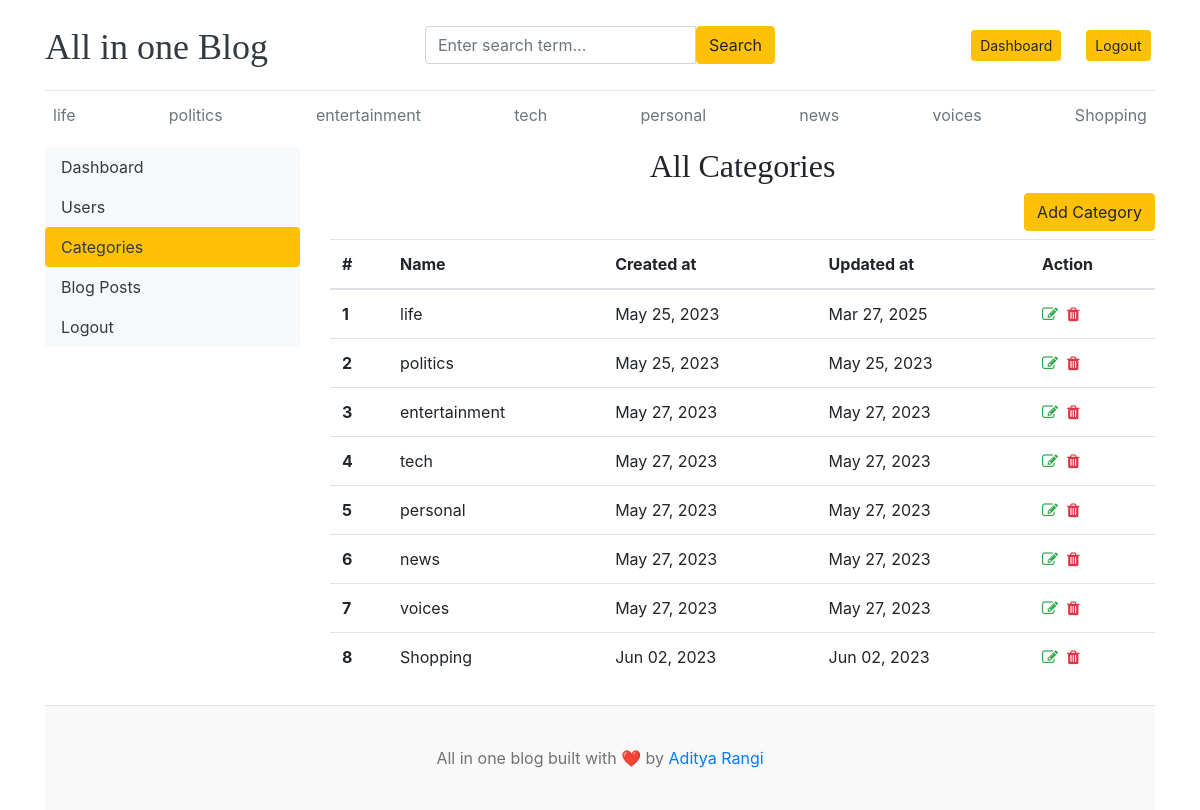
Page /dashboard/categories (signed in) on the committed database.
### blog_app/models.py (models this page shows)
class TimeStampedModel(models.Model):
    created_at = models.DateTimeField(auto_now_add=True)
    updated_at = models.DateTimeField(auto_now=True)
    class Meta:
        abstract = True

class Category(TimeStampedModel):
    name = models.CharField(max_length=50, unique=True)
    class Meta:
        verbose_name_plural = "categories"
    def __str__(self):
        return self.name

### dashboard/views.py (the view)
# urls.py: path("categories", DashboardCategories.as_view(), name="dashboard_categories"),
@method_decorator(login_required, name="dispatch")
@method_decorator(editor_or_admin_required, name="dispatch")
class DashboardCategories(TemplateView):
    template_name = "dashboard/categories/categories.html"

### blog_app/context_processors.py (called while the page is built)
def get_categories(request):
    categories = Category.objects.all()
    social_apps = SocialLink.objects.all()
    return dict(
        tags=categories, social_apps=social_apps
    )  # This function only return the dictionary

### dashboard/permission_decorator.py (called while the page is built)
def editor_or_admin_required(function=None):
    actual_decorator = user_passes_test(
        lambda u: u.is_superuser
        or u.groups.filter(name__in=["Blog writer", "Manager"]).exists(),
        login_url="/dashboard/no-permission/",
        redirect_field_name=None,
    )
    return actual_decorator(function) if function else actual_decorator

### templates/dashboard/categories/categories.html (shortened to what this page needs)
{% extends 'base.html' %}
{% block body_block %}
<div class="row">
    {% include 'dashboard/sidebar.html' %}
    <div class="col-md-9">
            <h2 style="text-align: center;">All Categories</h2>
            <a href="{% url 'add_category' %}" class="btn btn-warning mb-2 float-right">Add Category</a>
            <table class="table table-hover">
                <thead>
                  <tr>
                    <th scope="col">#</th>
                    <th scope="col">Name</th>
                    <th scope="col">Created at</th>
                    <th scope="col">Updated at</th>
                    <th scope="col">Action</th>
                  </tr>
                </thead>
                <tbody>
                {% for tag in tags %}
                <tr>
                    <th scope="row">{{forloop.counter}}</th>
                    <td>{{tag.name}}</td>
                    <td>{{tag.created_at|date:"M d, Y"}}</td>
                    <td>{{tag.updated_at|date:"M d, Y"}}</td>
                    <td>
                        <a href="{% url 'edit_category' tag.id %}"><i class="fa fa-edit text-success"></i></a>&nbsp;
                        <a href="{% url 'delete_category' tag.id %}"><i class="fa fa-trash text-danger"></i></a>
                    </td>
                </tr>
                {% endfor %}
                </tbody>
              </table>
    </div>
</div>
{% endblock %}

### templates/base.html (shortened to what this page needs)
{% load static %}
<!DOCTYPE html>
<html lang="en">
<head>
    <link href="https://getbootstrap.com/docs/4.0/dist/css/bootstrap.min.css" rel="stylesheet">
    <link href="{% static 'css/blog.css' %}" rel="stylesheet">
    <link rel="stylesheet" href="https://cdnjs.cloudflare.com/ajax/libs/font-awesome/4.7.0/css/font-awesome.min.css">
  </head>
<body>
    <div class="container">
        <header class="blog-header py-3">
          <div class="row flex-nowrap justify-content-between align-items-center">
            <div class="col-4 pt-1">
              <a class="blog-header-logo text-dark" href="/">All in one Blog</a>
            </div>
            <div class="col-4">
              <form action="{% url 'search_category' %}" method="GET">
                <div class="input-group">
                  <input class="form-control" name="keyword" type="text" placeholder="Enter search term..." aria-label="Enter search term..." aria-describedby="button-search" />
                  <button class="btn btn-warning" id="button-search" type="submit">Search</button>
              </div>
              </form>
            </div>
            <div class="col-4 d-flex justify-content-end align-items-center">
              {% if not user.is_authenticated %}
                <a class="btn btn-sm btn-warning" href="{% url 'login_user' %}">Login</a> &nbsp;
                <a class="btn btn-sm btn-outline-secondary" href="{% url 'register_user' %}">Register</a>
              {% else %}
            <a class="btn btn-sm btn-warning" href="{% url 'dashboard' %}">Dashboard </a>&nbsp;
              <a class="btn btn-sm btn-warning" href="{% url 'logout_user' %}">Logout</a> &nbsp;
              {% endif %}
            </div>
          </div>
        </header>
        <div class="nav-scroller py-1 mb-2">
          <nav class="nav d-flex justify-content-between">
            {% for tag in tags %}
                <a class="p-2 text-muted" href="{% url 'post_by_category' tag.id %}">{{tag}}</a>
            {% endfor%}
          </nav>
        </div>
    {% block body_block %}{% endblock %}
<footer class="blog-footer mt-2">
    <p>All in one blog built with ❤️ by <a href="#">Aditya Rangi</a></p>
</footer>
</body>
</html>

### all_in_one_blog/static/css/blog.css (style rules this page uses)
.blog-header { border-bottom: 1px solid #e5e5e5; }
.blog-header-logo { font-family: "Playfair Display", Georgia, "Times New Roman", serif; font-size: 2.25rem; }
h1, h2, h3, h4, h5, h6 { font-family: "Playfair Display", Georgia, "Times New Roman", serif; }
.blog-footer { padding: 2.5rem 0; color: #727272; text-align: center; background-color: #f9f9f9; border-top: .05rem solid #e5e5e5; }
.blog-footer p:last-child { margin-bottom: 0; }

### rows in the picture
Category: name "life", created_at "May 25, 2023", updated_at "Mar 27, 2025"
Category: name "politics", created_at "May 25, 2023", updated_at "May 25, 2023"
Category: name "entertainment", created_at "May 27, 2023", updated_at "May 27, 2023"
Category: name "tech", created_at "May 27, 2023", updated_at "May 27, 2023"
Category: name "personal", created_at "May 27, 2023", updated_at "May 27, 2023"
Category: name "news", created_at "May 27, 2023", updated_at "May 27, 2023"
Category: name "voices", created_at "May 27, 2023", updated_at "May 27, 2023"
Category: name "Shopping", created_at "Jun 02, 2023", updated_at "Jun 02, 2023"
